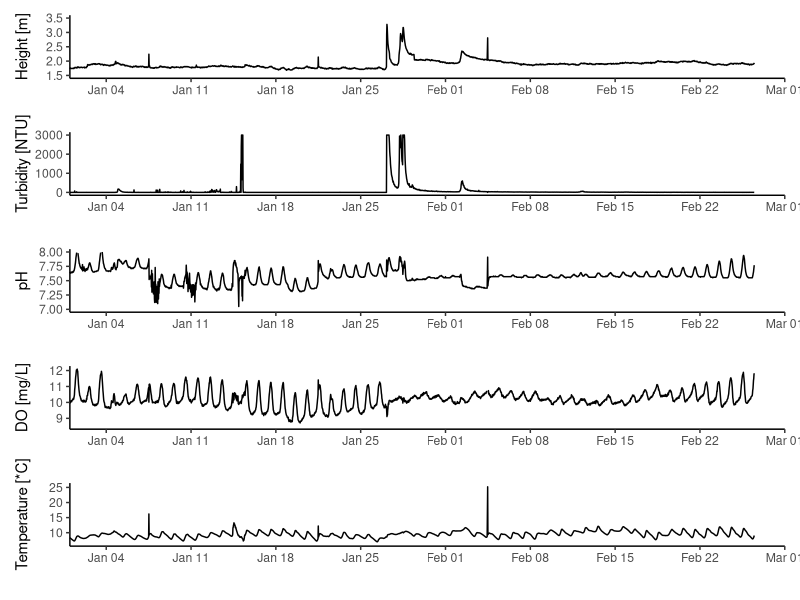

Reproduce this figure in R.
###############################################
##
## Script name: 1_WQ_Data.R
##
## Goal: Visualize WQ time-series during the "first flush".
##
## Note: See https://github.com/RMBond/ScottCreek-WY21_CZUFire_Poster for project information.
##
###############################################

#Load packages
library(ggplot2)
library(dplyr)
library(lubridate)
library(patchwork)


#1. Read in the data ####

wq.dat <- read.csv("Data/Scott_Creek_Weir_Hydrolab_20210303.csv", sep = ",", header = T) #Initial water qualiy test dataset.


#2. Do some data wrangling ####

wq <- wq.dat %>% #Start formatting columns into r "tidy" structure.
  mutate(Date = mdy(Date)) %>% #R sees dates as Year-Month-Day this tells it where to get that info from the date column.
  mutate(Time = hms(Time)) %>% # Tells r this column is Hours:Min:Sec
  mutate(TS = as.POSIXct(Date + Time)) %>% #making a new column with timestamp by combining Date and Time
  select(Date, TS, Temp_C, TurbSC_NTU, Dep100_m, pH, Sal_ppt, LDO_mg_l)#pair down dataset to what we need

#Check the data structure
#Note: Date = format Date and TS = format POSIXct (time series). Everything else should be numbers.

str(wq)


#3. Make individual plots ####

#Set data limits - This will help cut the time series to the dates we want to look at.
limits = as.POSIXct(c("2021-01-01 00:00:00", "2021-03-01 00:00:00"))


#* Water Depth Plot ####

depth.plot <- ggplot(wq, aes(x = TS, y = Dep100_m)) +
  geom_line() +
  scale_x_datetime(name = "",
                   date_breaks = "1 week", date_labels = ("%b %d"),
                   limits = limits, expand = c(0,0)) +
  scale_y_continuous(name = "Height [m]", limits = c(1.5, 3.5)) +
  theme_classic()


#* Turbidity Plot ####

turb.plot <- ggplot(wq, aes(x = TS, y = TurbSC_NTU)) +
  geom_line() +
  scale_x_datetime(name = "",
                   date_breaks = "1 week", date_labels = ("%b %d"),
                   limits = limits, expand = c(0,0)) +
  scale_y_continuous(name = "Turbidity [NTU]", limits = c(0, 3000)) +
  theme_classic()

#* pH Plot ####

pH.plot <- ggplot(wq, aes(x = TS, y = pH)) +
  geom_line() +
  scale_x_datetime(name = "",
                   date_breaks = "1 week", date_labels = ("%b %d"),
                   limits = limits, expand = c(0,0)) +
  scale_y_continuous(name = "pH", limits = c(7, 8)) +
  theme_classic()

#* DO Plot ####

do.plot <- ggplot(wq, aes(x = TS, y = LDO_mg_l)) +
  geom_line() +
  scale_x_datetime(name = "",
                   date_breaks = "1 week", date_labels = ("%b %d"),
                   limits = limits, expand = c(0,0)) +
  scale_y_continuous(name = "DO [mg/L]", limits = c(8.5, 12.1)) +
  theme_classic()

#* Temperature Plot ####

temp.plot <- ggplot(wq, aes(x = TS, y = Temp_C)) +
  geom_line() +
  scale_x_datetime(name = "",
                   date_breaks = "1 week", date_labels = ("%b %d"),
                   limits = limits, expand = c(0,0)) +
  scale_y_continuous(name = "Temperature [*C]", limits = c(6.5, 25.5)) +
  theme_classic()

#* Salinity Plot ####
# NOTE: not much to see since its freshwater the whole time.

# sal.plot <- ggplot(wq, aes(x = TS, y = Sal_ppt)) +
#   geom_line() +
#   scale_x_datetime(name = "",
#                    date_breaks = "1 week", date_labels = ("%b %d"),
#                    limits = limits, expand = c(0,0)) +
#   scale_y_continuous(name = "Salinity [ppt]", limits = c(8.5, 12.1)) +
# theme_classic()


#4. Milti-plot output####

#Using the "Patchwork" package to pull individual plots together into one multi-plot
#Note te notation below only works with patchwork. 

depth.plot / turb.plot / pH.plot / do.plot / temp.plot

#Save the output
#Note: its a good practice to keep the ggsave function "commented out" so you do not override preivious files.

# ggsave("Figures/WQ_20210406_6x6.jpg", width = 6, height = 6, units = "in", dpi = 650, device = "jpg")
